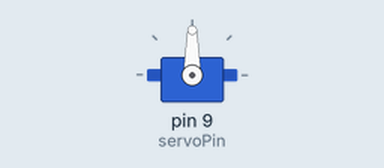
Recording of a sketch running on a simulated Arduino Uno, built with avr-gcc and run on an emulated ATmega328P. Parts: servo.

Above: at 0.05 s.
At 0.75 s:
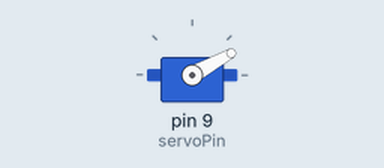
At 1.5 s:
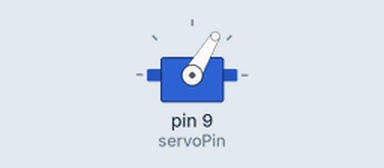
At 3.0 s:
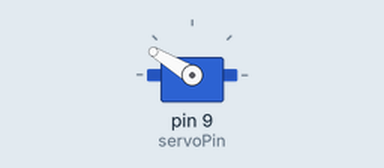
Timing chart, 0 to 6.9 s (numbered marks = the images above):
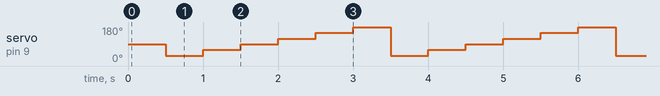

Measured:
- by itself, servo on pin 9 (servoPin): repeats every 3.0 s: 59° 0.50 s, 89° 0.50 s, 119° 0.50 s, 149° 0.50 s, 179° 0.50 s, 29° 0.50 s

The sketch:

shubham_servo.ino
```cpp
#include <Servo.h>
Servo Servo1;
int servoPin = 9;
int i;
void setup() {
  Servo1.attach(servoPin);
}


void loop() {
  for (i = 170; i <= 1023; i=i+170) {
    int angle = map(i, 0, 1023, 0, 180);
    delay(500);
    Servo1.write(angle);
  }
  i = 64;
}
```
